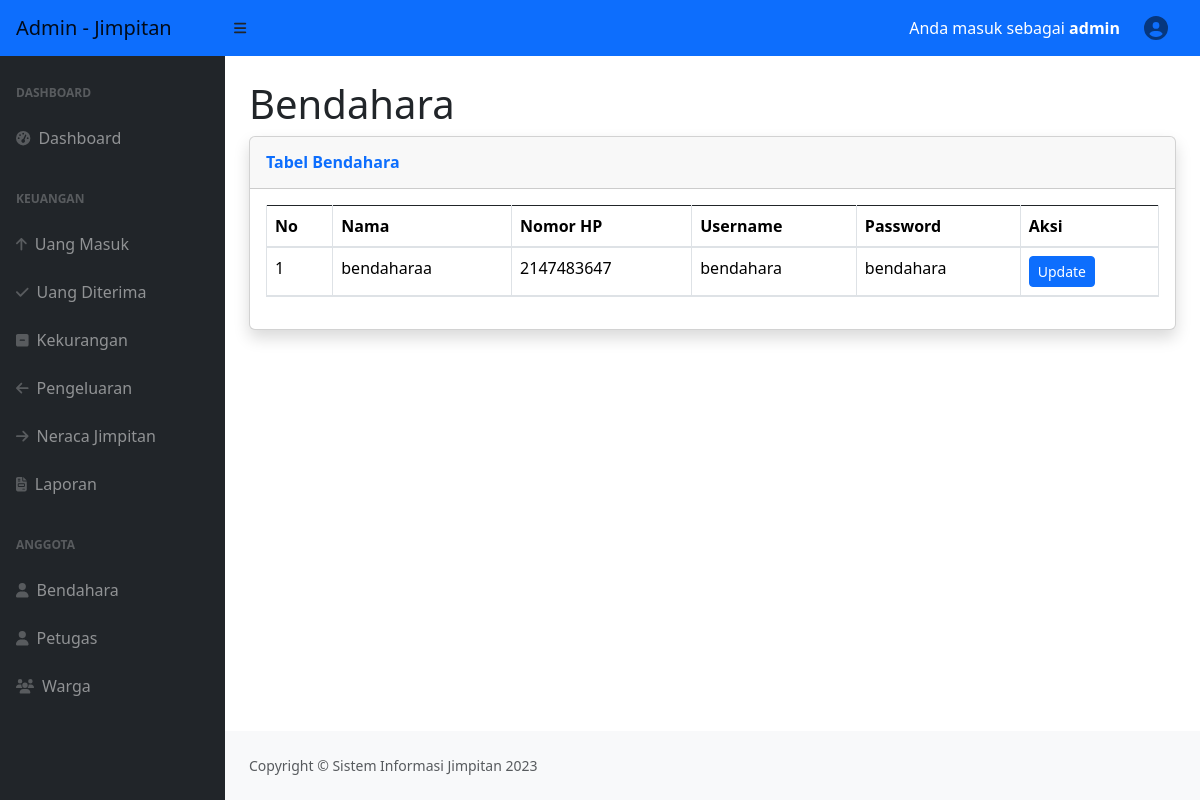
Screenshot of /bendahara1.php (signed in) with the database file from the repository.
### tables this page shows
CREATE TABLE `bendahara` (
  `id` int(11) NOT NULL,
  `nama_bendahara` varchar(25) NOT NULL,
  `nomor_hp` int(12) NOT NULL,
  `username` varchar(25) NOT NULL,
  `password` varchar(25) NOT NULL,
  `level` varchar(10) NOT NULL
);

### bendahara1.php (the view, shortened to what this page needs)
<!DOCTYPE html>
<html lang="en">
    <head>
        <link href="main/dataTables/datatables.min.css" rel="stylesheet"/>
        <link href="https://cdn.jsdelivr.net/npm/simple-datatables@latest/dist/style.css" rel="stylesheet" />
        <link href="css/styles.css" rel="stylesheet" />
        <link href="vendor/datatables/dataTables.bootstrap4.min.css" rel="stylesheet">
        <link href="main/dataTables/datatables.min.css" rel="stylesheet"/>
        <link rel="stylesheet" href="https://cdn.jsdelivr.net/npm/bootstrap@4.5.3/dist/css/bootstrap.min.css"
>
	<link rel="stylesheet" type="text/css" href="assets/css/bootstrap.css">
	<link rel="stylesheet" type="text/css" href="assets/DataTables/media/css/jquery.dataTables.css">
	<link rel="stylesheet" type="text/css" href="assets/DataTables/media/css/dataTables.bootstrap.css">
    </head>
<body class="sb-nav-fixed">
<?php
require ('header.php');
require ('sidenav.php');
?>
<div id="layoutSidenav_content">
<main>
<div class="container-fluid px-4">
                        <h1 class="mt-4">Bendahara</h1>
<div class="card shadow mb-4">
            <div class="card-header py-3">
              <h6 class="m-0 font-weight-bold text-primary">Tabel Bendahara</h6>
            </div>
            <div class="card-body">
              <div class="table-responsive">
                <table class="table table-bordered" id="dataTable" width="100%" cellspacing="0">
                  <thead>
    <tr>
      <th scope="col">No</th>
      <th scope="col">Nama</th>
      <th scope="col">Nomor HP</th>
      <th scope="col">Username</th>
      <th scope="col">Password</th>
      <th scope="col">Aksi</th>
    </tr>
    <?php
            $koneksi = mysqli_connect("localhost", "root", "", "jimpitan1");
            $no = 1;
            $select         = mysqli_query($koneksi, "select * from bendahara");
            while($data= mysqli_fetch_array($select)){
              ?>
    <tr>
      <td scope="col"><?php echo $no++ ?></td>
      <td scope="col"><?php echo $data['nama_bendahara'] ?></td>
      <td scope="col"><?php echo $data['nomor_hp'] ?></td>
      <td scope="col"><?php echo $data['username'] ?></td>
      <td scope="col"><?php echo $data['password'] ?></td>
      <td>
         <a href="editbendahara.php?id=<?php echo $data['id']; ?>"
         class="btn btn-sm btn-primary">Update</a>
      </td>
    </tr>
    <?php
            }
    ?>
  </thead>
</table>
</div>
</body>
<?php
require ('footer.php');
?>
</html>

### rows the page displays
bendahara: nama_bendahara "bendaharaa", nomor_hp "2147483647", username "bendahara", password "bendahara"

### other values shown
$_SESSION['username'] "admin"
